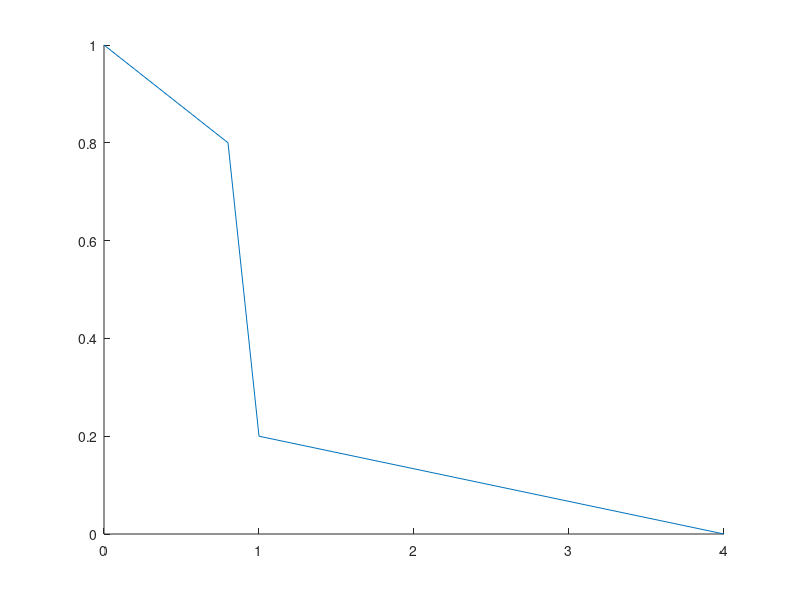

Source code (MATLAB): (Note: this script raises an error after producing the figure.)
  x = (0:0.1:4);
  params = struct('A',0,'B',3,'C',1,'K',1,'nu',2,'M',0.5,'Q',2);
  n = [.2,.5,1,2,5];
  testparam = 'nu';
  ispos = false;
  figure('Tag','PlotFig'); 
  axes;
  hold on
  if ispos
    plot([0,0.8,1,2],[0,0.5,0.8,1],'DisplayName','Linear segments')
  else
    plot([0,0.8,1,4],[1,0.8,0.2,0],'DisplayName','Linear segments')
  end
  for i=1:5
     params.(testparam) = n(i);
      y = general_logistic(x,params,~ispos);      
      plot(x,y,'DisplayName',num2str(n(i)))
  end
  legend
  title(testparam)
  hold off